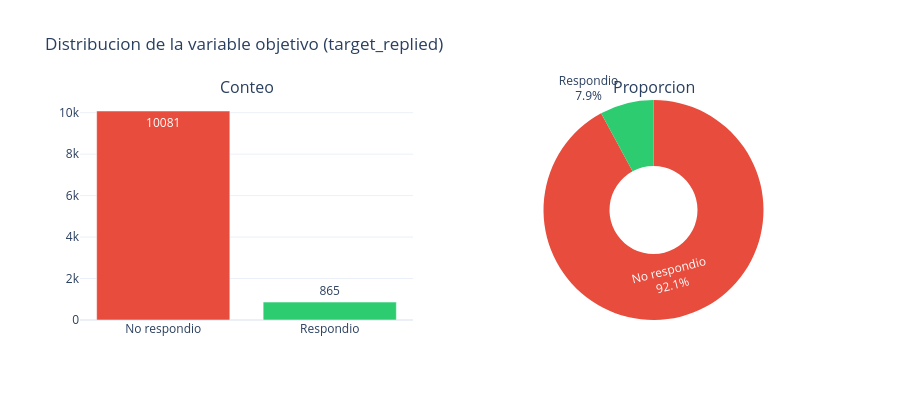

Notebook code for this chart:
### Markdown cell above
---
## 2.2 Distribucion del target

### Code cell
# Target distribution
target_counts = df['target_replied'].value_counts().sort_index()

fig = make_subplots(rows=1, cols=2, specs=[[{'type': 'bar'}, {'type': 'pie'}]],
                    subplot_titles=['Conteo', 'Proporcion'])

fig.add_trace(
    go.Bar(x=['No respondio', 'Respondio'], y=target_counts.values,
           marker_color=COLORS_2, text=target_counts.values, textposition='auto'),
    row=1, col=1
)

fig.add_trace(
    go.Pie(labels=['No respondio', 'Respondio'], values=target_counts.values,
           marker_colors=COLORS_2, textinfo='percent+label', hole=0.4),
    row=1, col=2
)

fig.update_layout(title='Distribucion de la variable objetivo (target_replied)',
                  height=400, showlegend=False)
fig.show()

print(f'Clase desbalanceada: {df["target_replied"].mean():.1%} positivos')
print(f'Ratio negativo:positivo = {(df["target_replied"]==0).sum()}:{df["target_replied"].sum()} = '
      f'{(df["target_replied"]==0).sum() / max(df["target_replied"].sum(), 1):.0f}:1')

### Figure 1 — Plotly figure (JSON) as saved in the notebook; plotly's stock layout.template omitted (floating-point values rounded to 4 significant figures)
{"data": [{"marker": {"color": ["#e74c3c", "#2ecc71"]}, "text": [10080.0, 865.0], "textposition": "auto", "type": "bar", "x": ["No respondio", "Respondio"], "xaxis": "x", "y": [10081, 865], "yaxis": "y"}, {"domain": {"x": [0.55, 1.0], "y": [0.0, 1.0]}, "hole": 0.4, "labels": ["No respondio", "Respondio"], "marker": {"colors": ["#e74c3c", "#2ecc71"]}, "textinfo": "percent+label", "type": "pie", "values": [10081, 865]}], "layout": {"annotations": [{"font": {"size": 16}, "showarrow": false, "text": "Conteo", "x": 0.225, "xanchor": "center", "xref": "paper", "y": 1.0, "yanchor": "bottom", "yref": "paper"}, {"font": {"size": 16}, "showarrow": false, "text": "Proporcion", "x": 0.775, "xanchor": "center", "xref": "paper", "y": 1.0, "yanchor": "bottom", "yref": "paper"}], "height": 400, "showlegend": false, "title": {"text": "Distribucion de la variable objetivo (target_replied)"}, "xaxis": {"anchor": "y", "domain": [0.0, 0.45]}, "yaxis": {"anchor": "x", "domain": [0.0, 1.0]}}}
